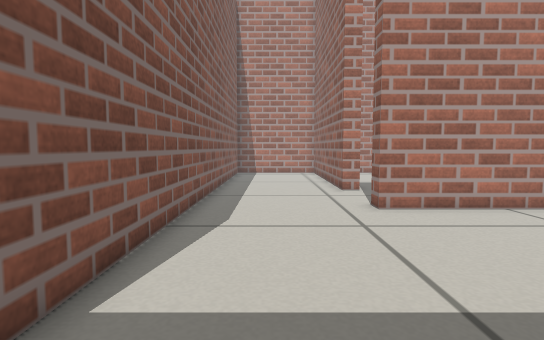
view 1 (above)

16 first-person views from a walk through a world built for the Gazebo simulator. The camera is 0.38 m above the floor, tilts 4° down and sees 80° across. The floor is counted in squares, 0.2 m on a side. Each view is taken from the middle of a square. On the plan, view 1 faces up. The plan holds only what a view shows up to about 17 squares ahead; the rest is blank.

view 2
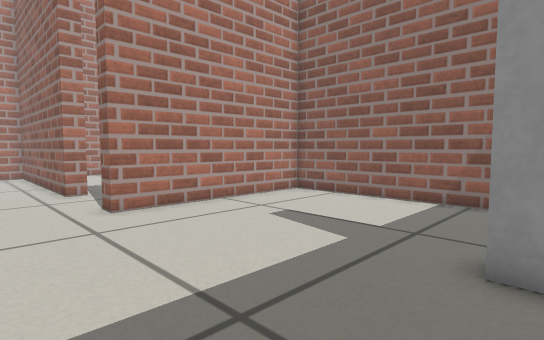

view 3
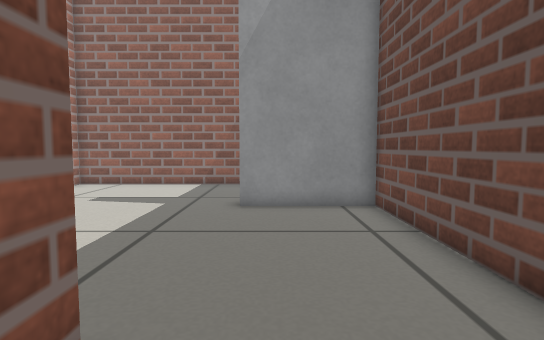

view 4
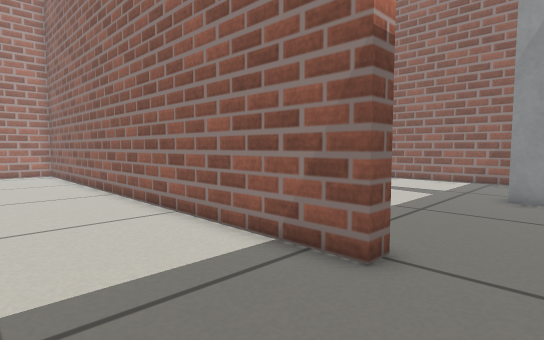

view 5
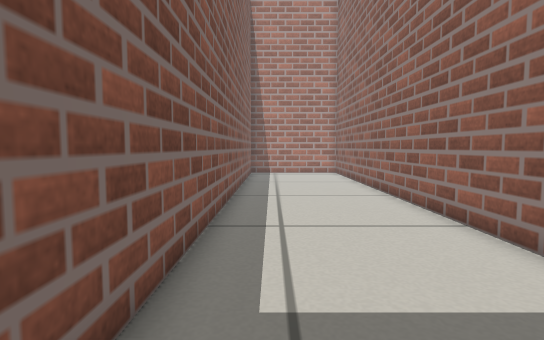

view 6
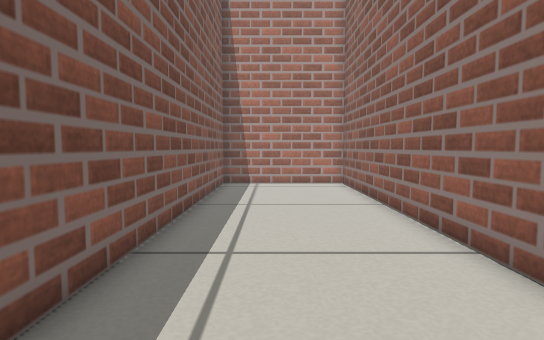

view 7
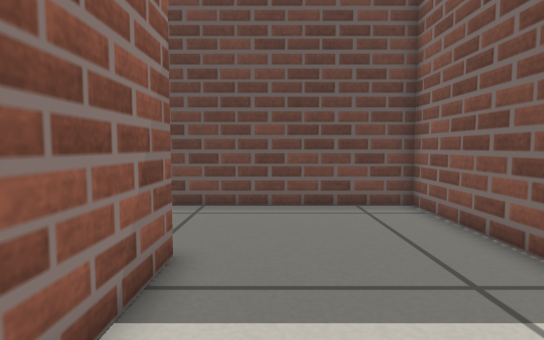

view 8
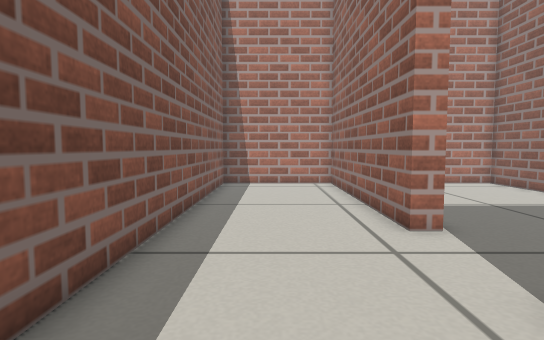

view 9
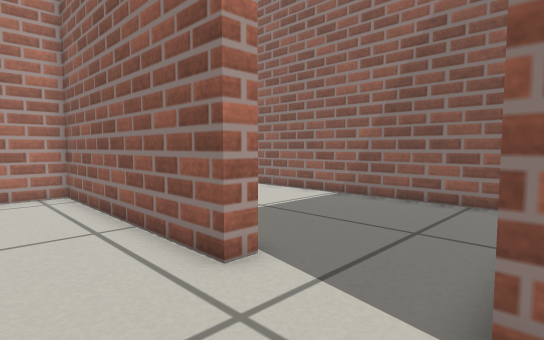

view 10
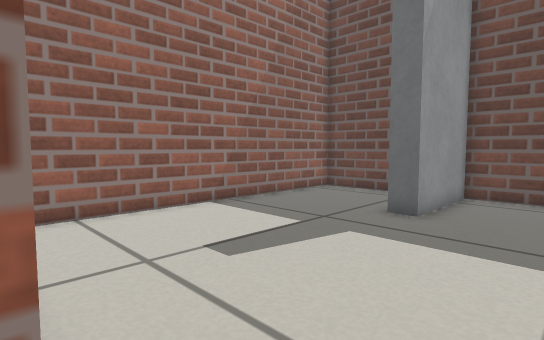

view 11
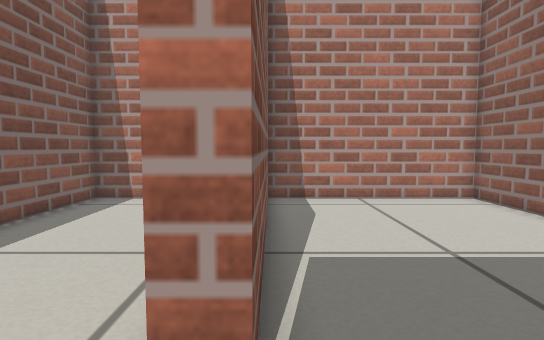

view 12
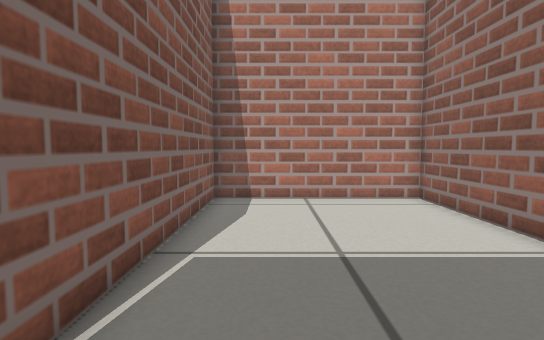

view 13
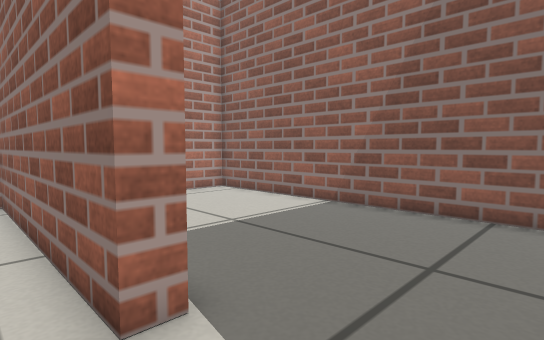

view 14
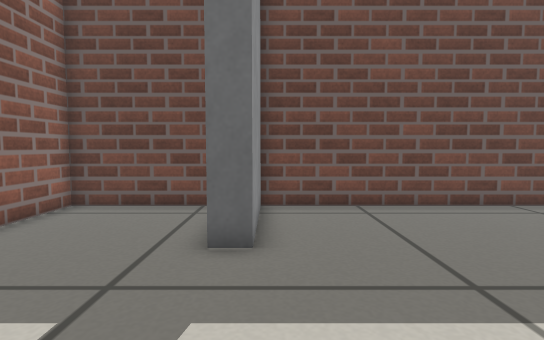

view 15
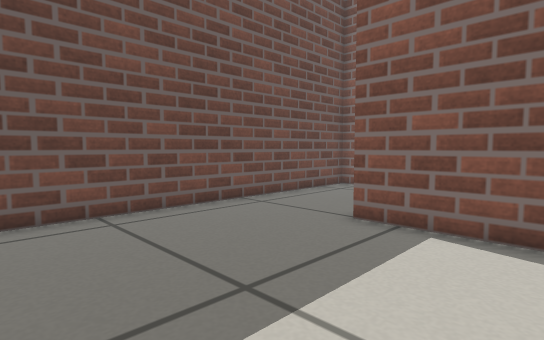

view 16
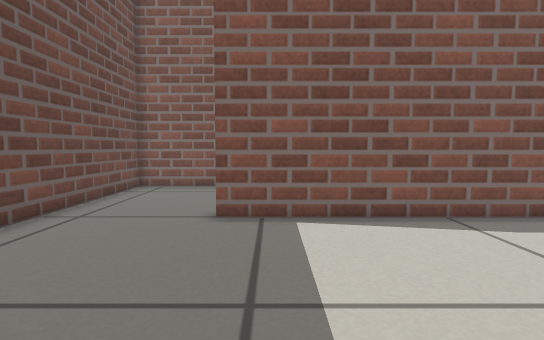

### Floor plan
Ten units are one square. View 1 is at (0, 0); x grows to the right and y downward. Boxes are objects, and circles mark ways between rooms. Rooms are numbered by the first view taken in them; rooms with no view inside come last. Other rooms are left out.
<svg viewBox="-100 -244 220 284">
<path fill="none" stroke="#000" d="M70 33 115 33 115 -98 31 -98 31 -106M-35 33 54 33M-25 -105 -25 -15 -33 -15M-33 -15 -33 -239 -95 -239 -95 33 -35 33M115 -118 115 -239 39 -239 39 -142M39 -142 31 -142 31 -239 -25 -239 -25 -105"/>
<rect x="55" y="-15" width="10" height="50" fill="#bbb"><title>door leaf</title></rect>
<circle cx="-30" cy="10" r="3" fill="#2a7"/>
<circle cx="5" cy="-100" r="3" fill="#2a7"/>
<circle cx="40" cy="-125" r="3" fill="#2a7"/>
<text x="40" y="-30">1</text>
<text x="-70" y="-100">2</text>
<text x="80" y="-170">3</text>
<text x="0" y="-170">4</text>
</svg>
Room 1 opens to room 2. Room 1 opens to room 4. Room 3 opens to room 4.

Where each view was taken, in squares from view 1:
view 1: 0 up, 0 right, facing up
view 2: 0 up, 0 right, facing up-right
view 3: 0 up, 5 left, facing right
view 4: 1 down, 8 left, facing up-right
view 5: 0 up, 8 left, facing up
view 6: 7 up, 7 left, facing up
view 7: 7 up, 5 left, facing down
view 8: 7 up, 0 right, facing up
view 9: 10 up, 0 right, facing up-right
view 10: 10 up, 2 right, facing down-right
view 11: 12 up, 4 right, facing up
view 12: 12 up, 6 right, facing up
view 13: 11 up, 2 right, facing up-right
view 14: 7 up, 5 right, facing down
view 15: 6 up, 5 right, facing down-left
view 16: 3 up, 6 right, facing left
